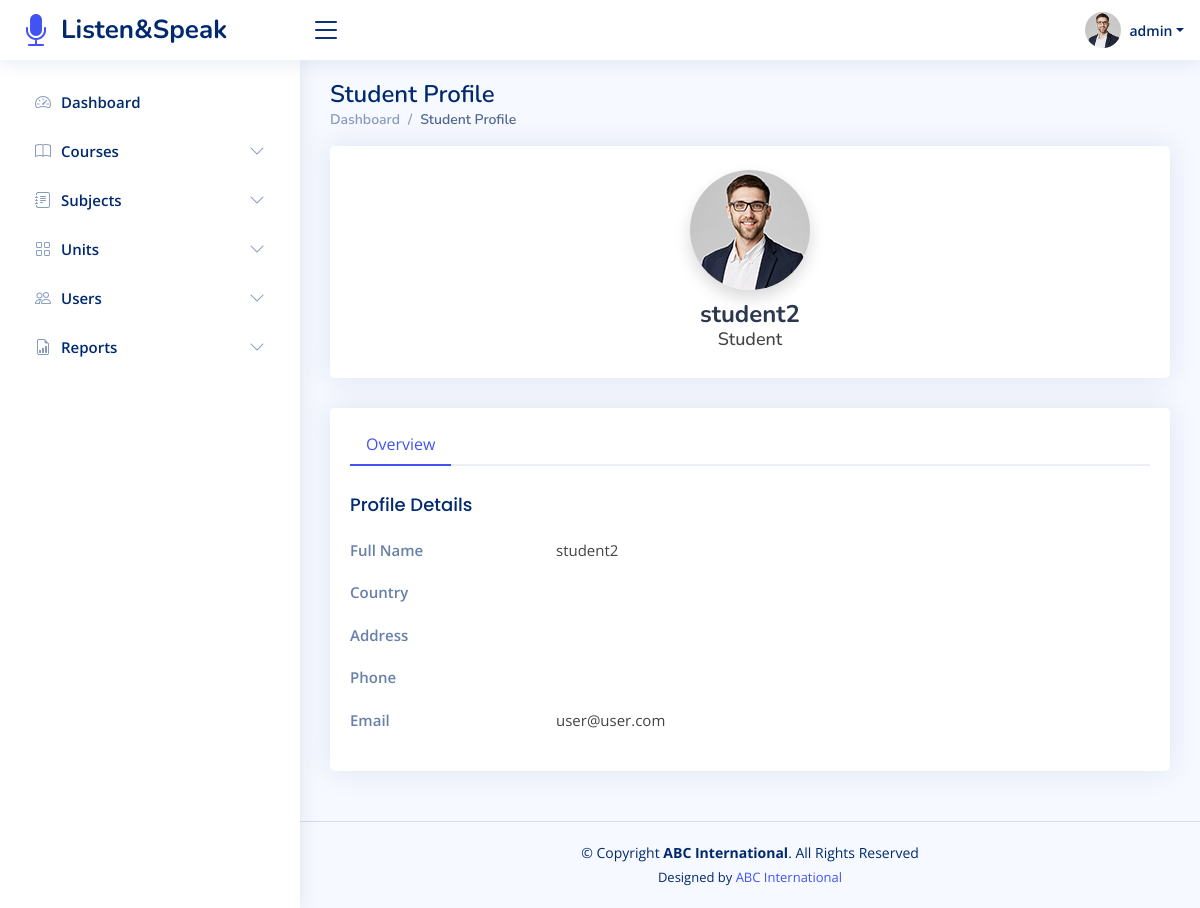
Page /showProfile.php?id=3 (signed in) on the earlier database version.
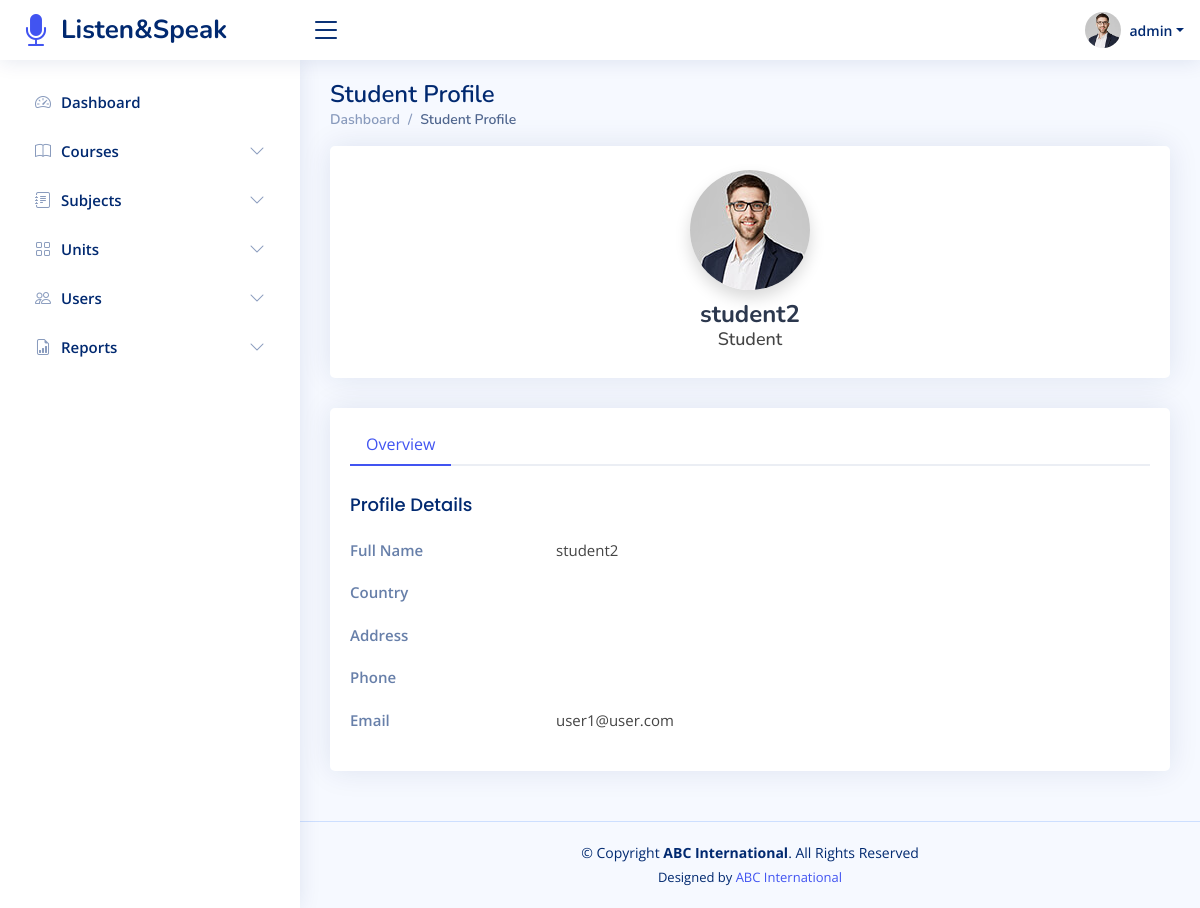
Same page on the later database version.
### tables this page shows
CREATE TABLE `users` (
  `user_id` int(11) NOT NULL,
  `pic` varchar(100) NOT NULL DEFAULT 'default.jpg',
  `email` varchar(100) NOT NULL,
  `user_type` enum('Admin','Student','Teacher') NOT NULL,
  `fullName` varchar(255) NOT NULL,
  `pass` varchar(255) NOT NULL,
  `address` text DEFAULT NULL,
  `phone` varchar(100) DEFAULT NULL,
  `country` varchar(100) DEFAULT NULL
);

### showProfile.php (the view, shortened to what this page needs)
<?php
require 'app/app.php';
if(!isset($_GET["id"])){
    if($_SESSION["userType"]=="Student"){
        $id = $_SESSION["id"];
    }else{
        js_redirect("./");
    }
}else{
    $id = $_GET["id"];
}
$qry = "SELECT * FROM users WHERE user_id = $id";
$res = mysqli_query($con, $qry);
if(mysqli_num_rows($res)){
    $row = mysqli_fetch_array($res);
}else{
    js_redirect("./");
}
?>
<!DOCTYPE html>
<html lang="en">
<?php $title = "Student Profile"; require_once 'app/head.php'; ?>
<body>
  <?php require_once 'app/top_bar.php'; ?>
  <?php
    if($_SESSION["userType"]=="Admin") require_once 'app/admin_side_bar.php';
  ?>
  <main id="main" class="main">
    <div class="pagetitle">
      <h1><?= $title ?></h1>
      <nav>
        <ol class="breadcrumb">
          <li class="breadcrumb-item"><a href="./">Dashboard</a></li>
          <li class="breadcrumb-item active"><?= $title ?></li>
        </ol>
      </nav>
    </div>
      <section class="section profile dashboard">
          <div class="row">
              <div class="col-xl-12">
                  <div class="card">
                      <div class="card-body profile-card pt-4 d-flex flex-column align-items-center">
                          <img src="assets/img/students/<?=$row["pic"]?>" alt="Profile" class="rounded-circle shadow">
                          <h2><?=$row["fullName"]?></h2>
                          <h3><?=$row["user_type"]?></h3>
                      </div>
                  </div>
              </div>
              <div class="col-xl-12">
                  <div class="card">
                      <div class="card-body pt-3">
                          <ul class="nav nav-tabs nav-tabs-bordered">
                              <li class="nav-item">
                                  <button class="nav-link active" data-bs-toggle="tab" data-bs-target="#profile-overview">Overview</button>
                              </li>
                          </ul>
                          <div class="tab-content pt-2">
                              <div class="tab-pane fade show active profile-overview" id="profile-overview">
                                  <h5 class="card-title">Profile Details</h5>
                                  <div class="row">
                                      <div class="col-lg-3 col-md-4 label ">Full Name</div>
                                      <div class="col-lg-9 col-md-8"><?=$row["fullName"]?></div>
                                  </div>
                                  <div class="row">
                                      <div class="col-lg-3 col-md-4 label">Country</div>
                                      <div class="col-lg-9 col-md-8"><?=$row["country"]?></div>
                                  </div>
                                  <div class="row">
                                      <div class="col-lg-3 col-md-4 label">Address</div>
                                      <div class="col-lg-9 col-md-8"><?=$row["address"]?></div>
                                  </div>
                                  <div class="row">
                                      <div class="col-lg-3 col-md-4 label">Phone</div>
                                      <div class="col-lg-9 col-md-8"><?=$row["phone"]?></div>
                                  </div>
                                  <div class="row">
                                      <div class="col-lg-3 col-md-4 label">Email</div>
                                      <div class="col-lg-9 col-md-8"><?=$row["email"]?></div>
                                  </div>
                              </div>
                          </div>
                      </div>
                  </div>
              </div>
          </div>
      </section>
  </main>
  <?php require_once 'app/footer.php'; ?>
</body>
</html>

Differences in the rows shown:
changed users "student2": email "user@user.com" → "user1@user.com"
